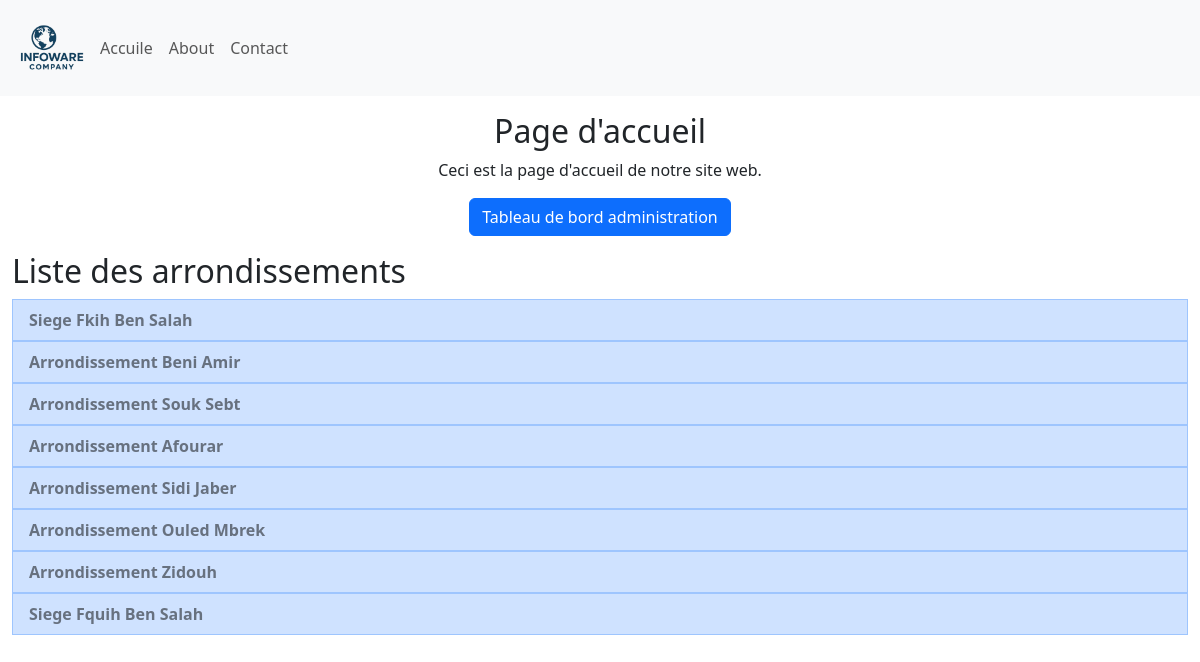
The page / on the database its author committed.
### Site/models.py (models this page shows, shortened)
class Arondissement(db.Model):
    id = db.Column(db.Integer, primary_key=True)
    arondissement = db.Column(db.String(25), unique=True, nullable=False)
    departement = db.relationship('Departement', backref='Departement', lazy=True)

### Site/main/main.py (the view, shortened to what this page needs)
@main.route('/', methods=['GET', 'POST'])
def home():
    arrondissements = Arondissement.query.all()
    user_id=None
    user=None
    Materials = []
    return render_template("index.html", arrondissements=arrondissements, user=user, Materials=Materials)

### Site/templates/index.html (shortened to what this page needs)
{% extends 'base.html' %}
{% block body %}
<div class="container-fluid">
    <div class="row" id="section-existante">
        <div class="col-12 text-center my-3">
            <h2>Page d'accueil</h2>
            <p>Ceci est la page d'accueil de notre site web.</p>
            <a href="{{ url_for('admin.admin') }}" class="btn btn-primary">Tableau de bord administration</a>
        </div>
        <div class="col-12 text-left my-3">
            <h2>Liste des arrondissements</h2>
            <div class="row list-group">
                {% for arrondissement in arrondissements %}
                <form method="GET" action="{{ url_for('main.show_departements') }}">
                    <button name="id" value="{{ arrondissement.id }}" type="submit" class="list-group-item list-group-item-action list-group-item-primary text-black-50 fw-bold">
                    {{ arrondissement.arondissement }}
                    </button>
                </form>
                {% endfor %}
            </div>
        </div>
    </div>
</div>
{% endblock %}

### Site/static/style.css (style rules this page uses)
* { margin: 0; padding: 0; box-sizing: border-box; }
:root { --primary-color: #0056b3; --secondary-color: #f8f9fa; --text-color: #333; --highlight-color: #007bff; }
body { font-family: 'Segoe UI', Tahoma, Geneva, Verdana, sans-serif; }

### rows shown on the page
Arondissement: {{ arrondissement.id }} 1 (drawn), arondissement "Siege Fkih Ben Salah"
Arondissement: {{ arrondissement.id }} 2 (drawn), arondissement "Arrondissement Beni Amir"
Arondissement: {{ arrondissement.id }} 3 (drawn), arondissement "Arrondissement Souk Sebt"
Arondissement: {{ arrondissement.id }} 4 (drawn), arondissement "Arrondissement Afourar"
Arondissement: {{ arrondissement.id }} 5 (drawn), arondissement "Arrondissement Sidi Jaber"
Arondissement: {{ arrondissement.id }} 6 (drawn), arondissement "Arrondissement Ouled Mbrek"
Arondissement: {{ arrondissement.id }} 7 (drawn), arondissement "Arrondissement Zidouh"
Arondissement: {{ arrondissement.id }} 8 (drawn), arondissement "Siege Fquih Ben Salah"
